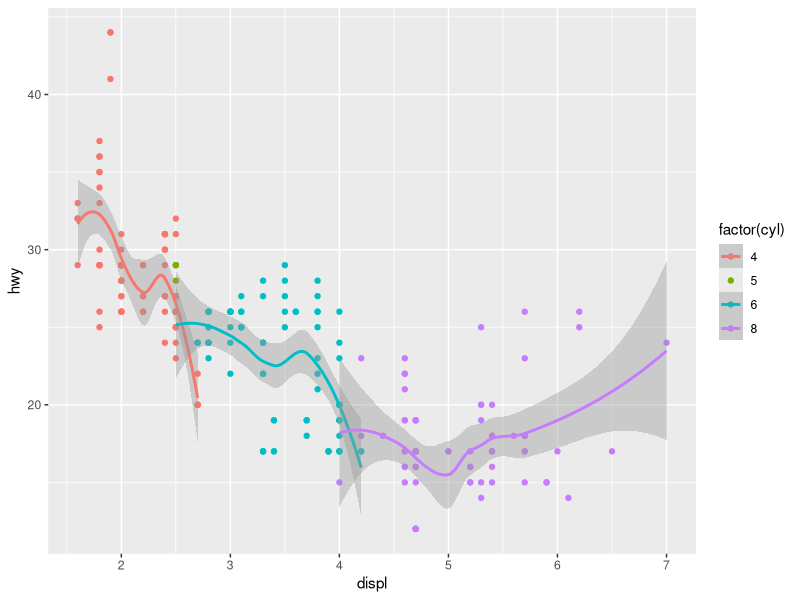

This figure's R source:
# we can view the data structures of a plot by calling summary on the plot object:
library(ggplot2)
p <- qplot(displ, hwy, data=mpg, color=factor(cyl)) + geom_smooth()
p # actually plots
summary(p)